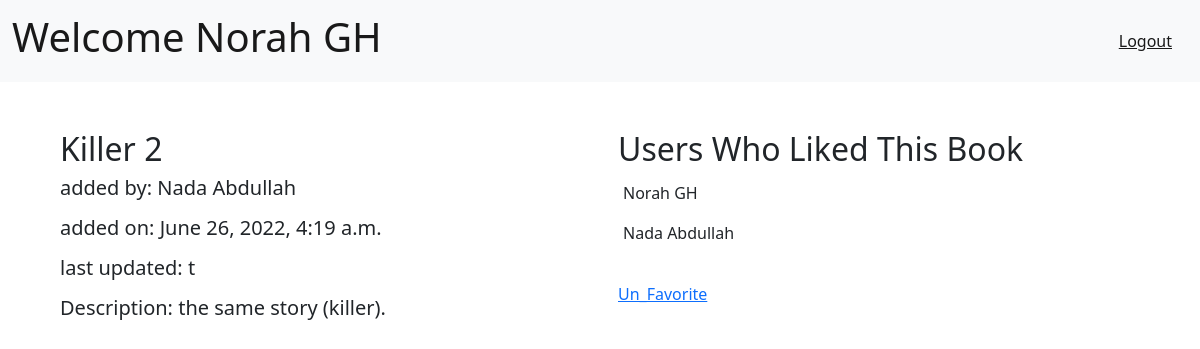
Page /books/8 (signed in) on the committed database.
### login_register_app/models.py (models this page shows)
class User (models.Model):
    first_name = models.CharField(max_length=50,blank=False,null=False)
    last_name = models.CharField(max_length=50,blank=False,null=False)
    email = models.EmailField(blank=False,null=False)
    password = models.CharField(max_length=50,blank=False,null=False)
    birthday = models.DateField(blank=False,null=False)
    objects = UserManager()

### favBooks_app/models.py (models this page shows)
class Book(models.Model):
    title = models.CharField(max_length=100)
    uploaded_by = models.ForeignKey(User,related_name='uploaded_books',blank=False,on_delete=models.CASCADE)
    liked_by = models.ManyToManyField(User,related_name='liked_books')
    created_at = models.DateTimeField(auto_now_add=True)
    updated_at = models.DateTimeField(auto_now=True)
    desc = models.TextField()
    objects = BookManager()

### favBooks_app/views.py (the view, shortened to what this page needs)
# urls.py: path('<int:bookId>',views.showBook,name='showBook'),
def showBook(request,bookId):
    userId = request.session['userId']
    curr_user = User.objects.filter(id=userId).last()
    book = Book.objects.get(id=bookId)
    likedBook = False
    if book.uploaded_by.id != curr_user.id:
        for user in book.liked_by.all():
            if user.id == curr_user.id:
                likedBook = True
                break
        print('--'*50,likedBook )
        context = {
        'curr_user': curr_user,
        'book':book,
        'likedBook':likedBook,
        }
        return render (request,'otherBooks.html',context)

### favBooks_app/templates/otherBooks.html (shortened to what this page needs)
{% extends 'base.html' %}
{% block content %}
<div class="col m-5">
    <h2>{{book.title}}</h2>
    <h5>added by: {{book.uploaded_by.first_name }} {{book.uploaded_by.last_name}}</h5>
    <h5>added on: {{book.created_at}}</h5>
    <h5>last updated: {{book.updated_a}}t</h5>
    <h5>Description: {{book.desc}}</h5>
</div>
<div class="col m-5">
    <h2 class="text-start">Users Who Liked This Book</h2>
    <ul>
        {% for user in book.liked_by.all %}
        <li>
            <p>{{user.first_name}} {{user.last_name}} </p>
        </li>
        {% endfor %}
    </ul>
    {% if likedBook %}
    <a href="/books/un_favorite/{{book.id}}">Un_Favorite</a>
    {% else %}
    <a href="/books/favorite/{{book.id}}">Add to your Favorite</a>
    {% endif %}
</div>
{% endblock %}

### favBooks_app/templates/base.html (shortened to what this page needs)
<!DOCTYPE html>
<html lang="en">
<head>
    <link href="https://cdn.jsdelivr.net/npm/bootstrap@5.2.0-beta1/dist/css/bootstrap.min.css" rel="stylesheet"
>
</head>
<body>
    <nav class="navbar navbar-expand-lg bg-light">
        <div class="container-fluid">
            <a class="navbar-brand" href="/books"><h1> Welcome {{curr_user.first_name}} {{curr_user.last_name}}</h1></a>
            <div class="navbar-text me-3"><a href="/logout/{{curr_user.id}}">Logout</a></div>
        </div>
    </nav>
    <div class="container row">
        {% block content %}
        {% endblock %}
    </div>
</body>
</html>

### favBooks_app/templates/base.html (style rules this page uses)
ul { list-style: none; padding: 5px; }
.row { justify-content:space-between }

### rows in the picture
User: first_name "Norah", last_name "GH"
Book: title "Killer 2", uploaded_by.first_name "Nada", uploaded_by.last_name "Abdullah", created_at "June 26, 2022, 4:19 a.m.", desc "the same story (killer)."
User: first_name "Nada", last_name "Abdullah"
